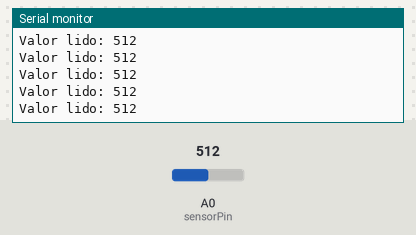
A sketch run on a simulated Arduino Uno, built with avr-gcc and run on an emulated ATmega328P. On the bench: the last lines printed to the serial monitor. The test bench sets the inputs (shaded band); at power-on: A0 (sensorPin) = 512.

Above: at 1.2 s.
1.3 s: A0 (sensorPin) set to 991
At 2.4 s:
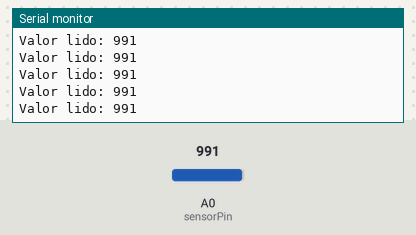
4.3 s: A0 (sensorPin) set to 1010
At 4.9 s:
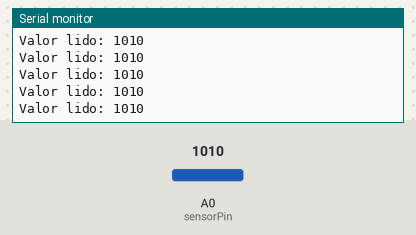
Timing chart, 0 to 7.3 s (numbered marks = the images above; inputs shaded):
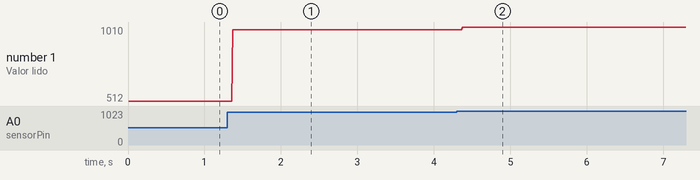

Measured:
- after the input at 1.3 s, the serial monitor: prints a new line after 0.07 s (image 1)
- after the input at 4.3 s, the serial monitor: prints a new line after 0.08 s (image 2)
- plotted number 1: 512 → 991 after the input at 1.3 s, 991 → 1010 after the input at 4.3 s

The sketch:

VerificaNiveisTensaoAnalogPin.ino
```cpp
int sensorPin = A0;    // select the input pin for the potentiometer
int sensorValue = 0;  // variable to store the value coming from the sensor

String valorLido;

void setup() {

  Serial.begin(9600);

}

void loop() {
  // read the value from the sensor:
  sensorValue = analogRead(sensorPin);
  delay(10);

    Serial.println("Valor lido: " + String(sensorValue));
}
```
